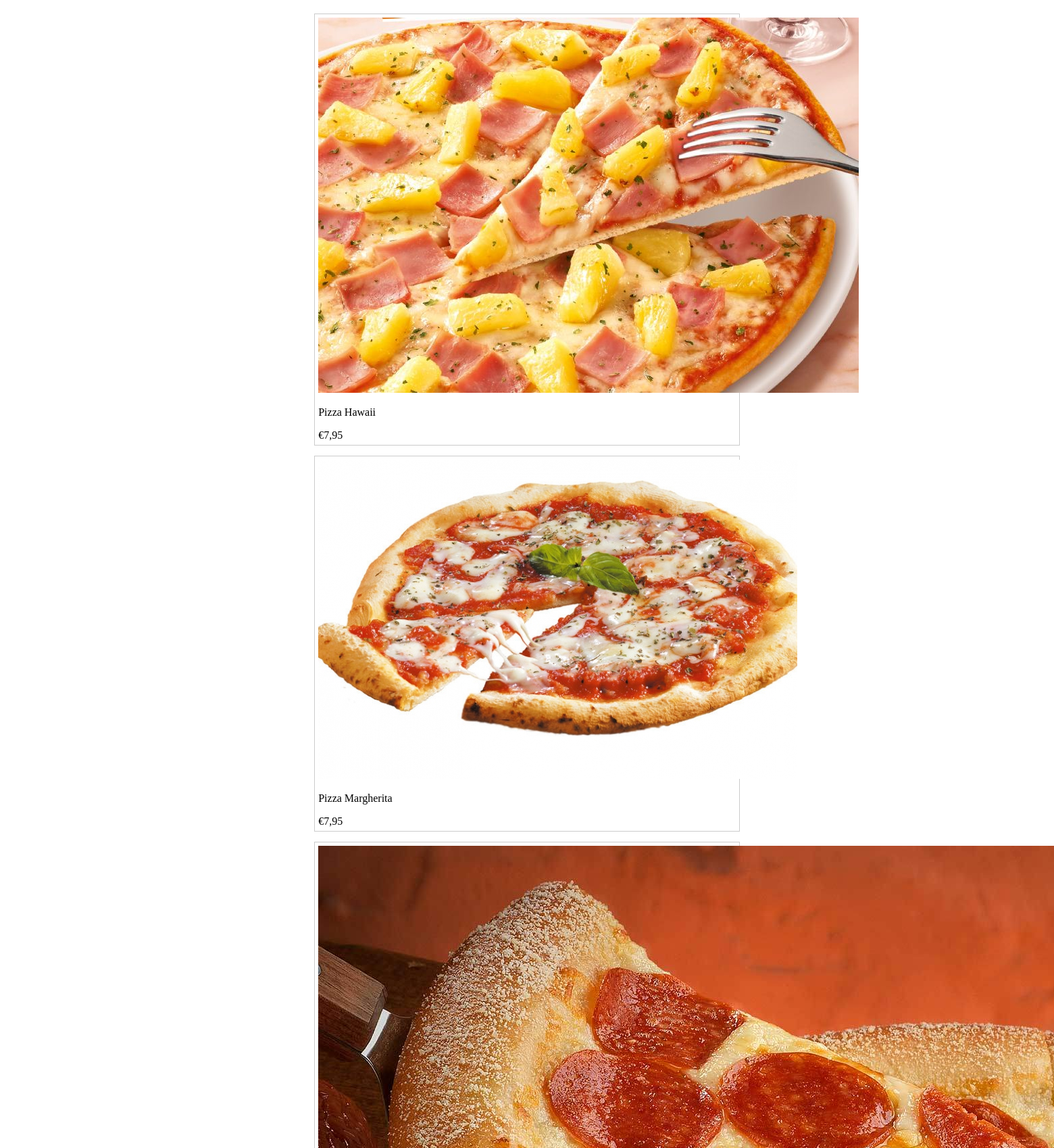
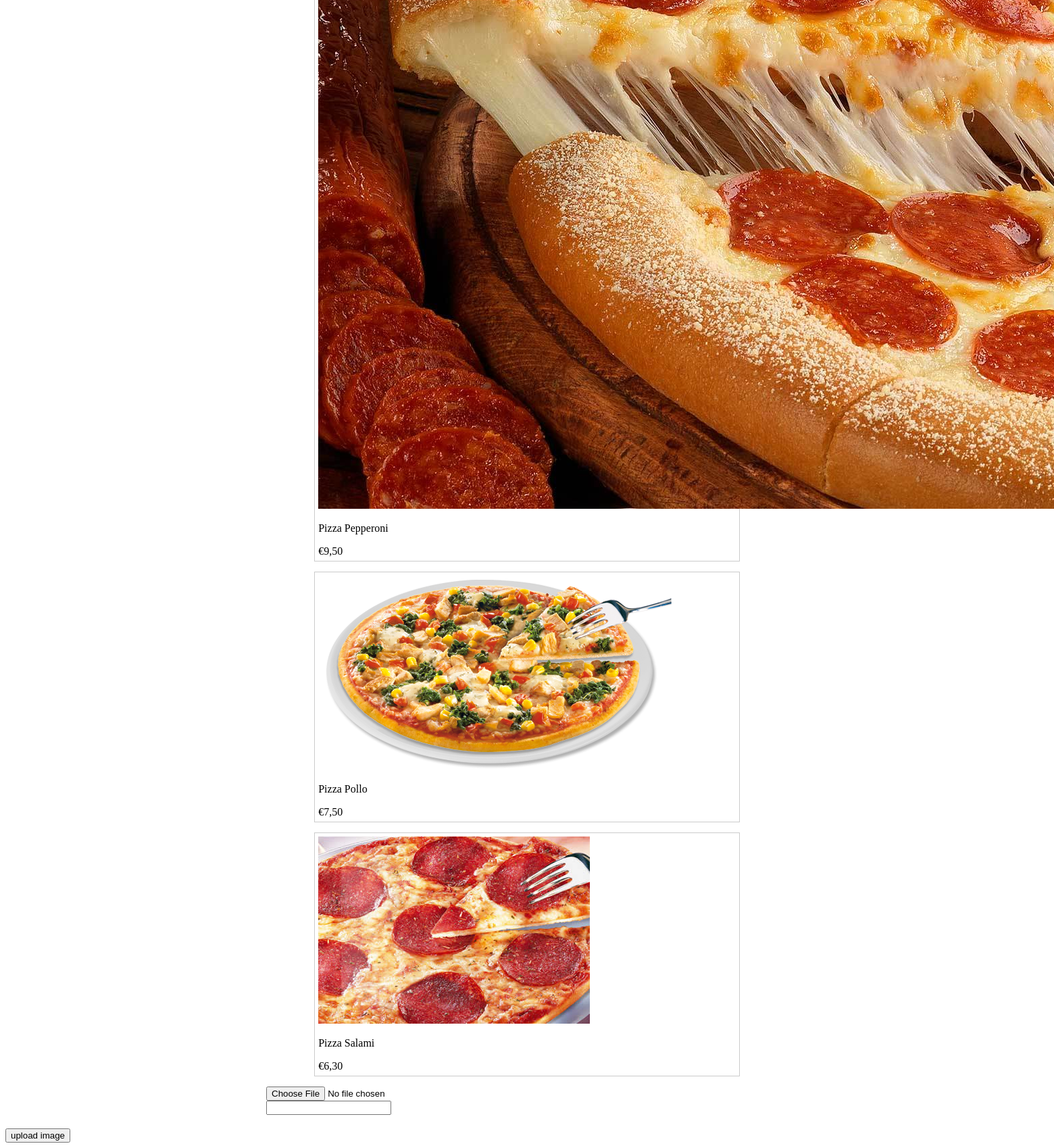
The page /test3.php on the database its author committed (2 pictures, top to bottom).
### tables this page shows
CREATE TABLE IF NOT EXISTS `product` (
  `ID` int(11) NOT NULL AUTO_INCREMENT,
  `Naam` varchar(120) NOT NULL,
  `Product_Afbeelding` varchar(120) NOT NULL,
  `Product_Beschrijving` varchar(500) NOT NULL,
  `Prijs` varchar(120) NOT NULL,
  `Catagorie` varchar(120) NOT NULL,
  PRIMARY KEY (`ID`)
);

### test3.php (the view, shortened to what this page needs)
<!DOCTYPE html>
<html>
<head>
</head>
<body>
    <div id="content">
<?php
   $result = mysql_query("SELECT * FROM product")
    or die(mysql_error());
  while($row = mysql_fetch_array( $result )) {
    echo "<div id='img_div'>";
    echo "<img src='images/".$row['Product_Afbeelding']."'>";
    echo "<p>".$row['Naam']."</p>";
    echo '&euro;' . $row['Prijs'] . '<br/>';
    echo "</div>";
  }
?>
   <form method="POST" action="test3.php" enctype="multipart/form-data">
    <div>
     <input type="file" name="Product_Afbeelding">
 </div>
     <input type="text" name="Naam">
 </div>
 <div>
     <input type="submit" name="upload" value="upload image">
 </div>
</body>
</html>

### test3.php (style rules this page uses)
#content { width: 50%; margin: 20px auto; border: 1px solid $cbcbcb; }
#img_div { width: 80%; padding: 5px; margin: 15px auto; border: 1px solid #cbcbcb; }
#img_div:after { content: ""; display: block; clear: both; }

### rows shown on the page
product: Product_Afbeelding (picture), Naam "Pizza Hawaii", Prijs "7,95"
product: Product_Afbeelding (picture), Naam "Pizza Margherita", Prijs "7,95"
product: Product_Afbeelding (picture), Naam "Pizza Pepperoni", Prijs "9,50"
product: Product_Afbeelding (picture), Naam "Pizza Pollo", Prijs "7,50"
product: Product_Afbeelding (picture), Naam "Pizza Salami", Prijs "6,30"
